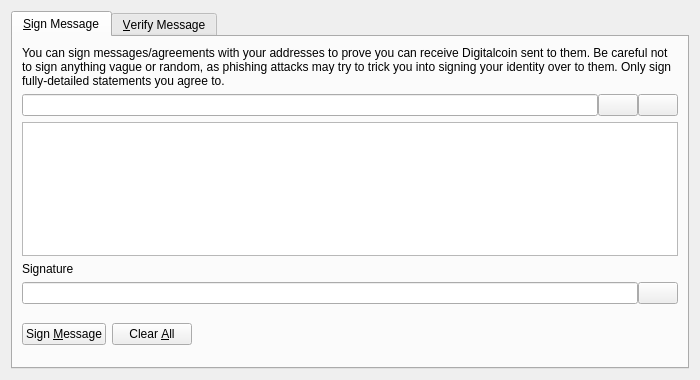
<?xml version="1.0" encoding="UTF-8"?>
<ui version="4.0">
 <class>SignVerifyMessageDialog</class>
 <widget class="QDialog" name="SignVerifyMessageDialog">
  <property name="geometry">
   <rect>
    <x>0</x>
    <y>0</y>
    <width>700</width>
    <height>380</height>
   </rect>
  </property>
  <property name="windowTitle">
   <string>Signatures - Sign / Verify a Message</string>
  </property>
  <property name="modal">
   <bool>true</bool>
  </property>
  <layout class="QVBoxLayout" name="verticalLayout">
   <item>
    <widget class="QTabWidget" name="tabWidget">
     <property name="currentIndex">
      <number>0</number>
     </property>
     <widget class="QWidget" name="tabSignMessage">
      <attribute name="title">
       <string>&amp;Sign Message</string>
      </attribute>
      <layout class="QVBoxLayout" name="verticalLayout_SM">
       <item>
        <widget class="QLabel" name="infoLabel_SM">
         <property name="text">
          <string>You can sign messages/agreements with your addresses to prove you can receive Digitalcoin sent to them. Be careful not to sign anything vague or random, as phishing attacks may try to trick you into signing your identity over to them. Only sign fully-detailed statements you agree to.</string>
         </property>
         <property name="textFormat">
          <enum>Qt::PlainText</enum>
         </property>
         <property name="wordWrap">
          <bool>true</bool>
         </property>
        </widget>
       </item>
       <item>
        <layout class="QHBoxLayout" name="horizontalLayout_1_SM">
         <property name="spacing">
          <number>0</number>
         </property>
         <item>
          <widget class="QValidatedLineEdit" name="addressIn_SM">
           <property name="toolTip">
            <string>The Digitalcoin address to sign the message with</string>
           </property>
          </widget>
         </item>
         <item>
          <widget class="QPushButton" name="addressBookButton_SM">
           <property name="toolTip">
            <string>Choose previously used address</string>
           </property>
           <property name="text">
            <string/>
           </property>
           <property name="shortcut">
            <string>Alt+A</string>
           </property>
           <property name="autoDefault">
            <bool>false</bool>
           </property>
          </widget>
         </item>
         <item>
          <widget class="QPushButton" name="pasteButton_SM">
           <property name="toolTip">
            <string>Paste address from clipboard</string>
           </property>
           <property name="text">
            <string/>
           </property>
           <property name="shortcut">
            <string>Alt+P</string>
           </property>
           <property name="autoDefault">
            <bool>false</bool>
           </property>
          </widget>
         </item>
        </layout>
       </item>
       <item>
        <widget class="QPlainTextEdit" name="messageIn_SM">
         <property name="toolTip">
          <string>Enter the message you want to sign here</string>
         </property>
        </widget>
       </item>
       <item>
        <widget class="QLabel" name="signatureLabel_SM">
         <property name="text">
          <string>Signature</string>
         </property>
         <property name="textFormat">
          <enum>Qt::PlainText</enum>
         </property>
        </widget>
       </item>
       <item>
        <layout class="QHBoxLayout" name="horizontalLayout_2_SM">
         <property name="spacing">
          <number>0</number>
         </property>
         <item>
          <widget class="QLineEdit" name="signatureOut_SM">
           <property name="font">
            <font>
             <italic>true</italic>
            </font>
           </property>
           <property name="readOnly">
            <bool>true</bool>
           </property>
          </widget>
         </item>
         <item>
          <widget class="QPushButton" name="copySignatureButton_SM">
           <property name="toolTip">
            <string>Copy the current signature to the system clipboard</string>
           </property>
           <property name="text">
            <string/>
           </property>
           <property name="autoDefault">
            <bool>false</bool>
           </property>
          </widget>
         </item>
        </layout>
       </item>
       <item>
        <layout class="QHBoxLayout" name="horizontalLayout_3_SM">
         <item>
          <widget class="QPushButton" name="signMessageButton_SM">
           <property name="toolTip">
            <string>Sign the message to prove you own this Digitalcoin address</string>
           </property>
           <property name="text">
            <string>Sign &amp;Message</string>
           </property>
           <property name="autoDefault">
            <bool>false</bool>
           </property>
          </widget>
         </item>
         <item>
          <widget class="QPushButton" name="clearButton_SM">
           <property name="toolTip">
            <string>Reset all sign message fields</string>
           </property>
           <property name="text">
            <string>Clear &amp;All</string>
           </property>
           <property name="autoDefault">
            <bool>false</bool>
           </property>
          </widget>
         </item>
         <item>
          <spacer name="horizontalSpacer_1_SM">
           <property name="orientation">
            <enum>Qt::Horizontal</enum>
           </property>
           <property name="sizeHint" stdset="0">
            <size>
             <width>40</width>
             <height>48</height>
            </size>
           </property>
          </spacer>
         </item>
         <item>
          <widget class="QLabel" name="statusLabel_SM">
           <property name="font">
            <font>
             <weight>75</weight>
             <bold>true</bold>
            </font>
           </property>
           <property name="text">
            <string/>
           </property>
           <property name="wordWrap">
            <bool>true</bool>
           </property>
          </widget>
         </item>
         <item>
          <spacer name="horizontalSpacer_2_SM">
           <property name="orientation">
            <enum>Qt::Horizontal</enum>
           </property>
           <property name="sizeHint" stdset="0">
            <size>
             <width>40</width>
             <height>48</height>
            </size>
           </property>
          </spacer>
         </item>
        </layout>
       </item>
      </layout>
     </widget>
     <widget class="QWidget" name="tabVerifyMessage">
      <attribute name="title">
       <string>&amp;Verify Message</string>
      </attribute>
      <layout class="QVBoxLayout" name="verticalLayout_VM">
       <item>
        <widget class="QLabel" name="infoLabel_VM">
         <property name="text">
          <string>Enter the receiver's address, message (ensure you copy line breaks, spaces, tabs, etc. exactly) and signature below to verify the message. Be careful not to read more into the signature than what is in the signed message itself, to avoid being tricked by a man-in-the-middle attack. Note that this only proves the signing party receives with the address, it cannot prove sendership of any transaction!</string>
         </property>
         <property name="textFormat">
          <enum>Qt::PlainText</enum>
         </property>
         <property name="alignment">
          <set>Qt::AlignLeading|Qt::AlignLeft|Qt::AlignTop</set>
         </property>
         <property name="wordWrap">
          <bool>true</bool>
         </property>
        </widget>
       </item>
       <item>
        <layout class="QHBoxLayout" name="horizontalLayout_1_VM">
         <property name="spacing">
          <number>0</number>
         </property>
         <item>
          <widget class="QValidatedLineEdit" name="addressIn_VM">
           <property name="toolTip">
            <string>The Digitalcoin address the message was signed with</string>
           </property>
          </widget>
         </item>
         <item>
          <widget class="QPushButton" name="addressBookButton_VM">
           <property name="toolTip">
            <string>Choose previously used address</string>
           </property>
           <property name="text">
            <string/>
           </property>
           <property name="shortcut">
            <string>Alt+A</string>
           </property>
           <property name="autoDefault">
            <bool>false</bool>
           </property>
          </widget>
         </item>
        </layout>
       </item>
       <item>
        <widget class="QPlainTextEdit" name="messageIn_VM"/>
       </item>
       <item>
        <widget class="QValidatedLineEdit" name="signatureIn_VM"/>
       </item>
       <item>
        <layout class="QHBoxLayout" name="horizontalLayout_2_VM">
         <item>
          <widget class="QPushButton" name="verifyMessageButton_VM">
           <property name="toolTip">
            <string>Verify the message to ensure it was signed with the specified Digitalcoin address</string>
           </property>
           <property name="text">
            <string>Verify &amp;Message</string>
           </property>
           <property name="autoDefault">
            <bool>false</bool>
           </property>
          </widget>
         </item>
         <item>
          <widget class="QPushButton" name="clearButton_VM">
           <property name="toolTip">
            <string>Reset all verify message fields</string>
           </property>
           <property name="text">
            <string>Clear &amp;All</string>
           </property>
           <property name="autoDefault">
            <bool>false</bool>
           </property>
          </widget>
         </item>
         <item>
          <spacer name="horizontalSpacer_1_VM">
           <property name="orientation">
            <enum>Qt::Horizontal</enum>
           </property>
           <property name="sizeHint" stdset="0">
            <size>
             <width>40</width>
             <height>48</height>
            </size>
           </property>
          </spacer>
         </item>
         <item>
          <widget class="QLabel" name="statusLabel_VM">
           <property name="font">
            <font>
             <weight>75</weight>
             <bold>true</bold>
            </font>
           </property>
           <property name="text">
            <string/>
           </property>
           <property name="wordWrap">
            <bool>true</bool>
           </property>
          </widget>
         </item>
         <item>
          <spacer name="horizontalSpacer_2_VM">
           <property name="orientation">
            <enum>Qt::Horizontal</enum>
           </property>
           <property name="sizeHint" stdset="0">
            <size>
             <width>40</width>
             <height>48</height>
            </size>
           </property>
          </spacer>
         </item>
        </layout>
       </item>
      </layout>
     </widget>
    </widget>
   </item>
  </layout>
 </widget>
 <customwidgets>
  <customwidget>
   <class>QValidatedLineEdit</class>
   <extends>QLineEdit</extends>
   <header>qvalidatedlineedit.h</header>
  </customwidget>
 </customwidgets>
 <resources>
  <include location="../digitalcoin.qrc"/>
 </resources>
 <connections/>
</ui>
